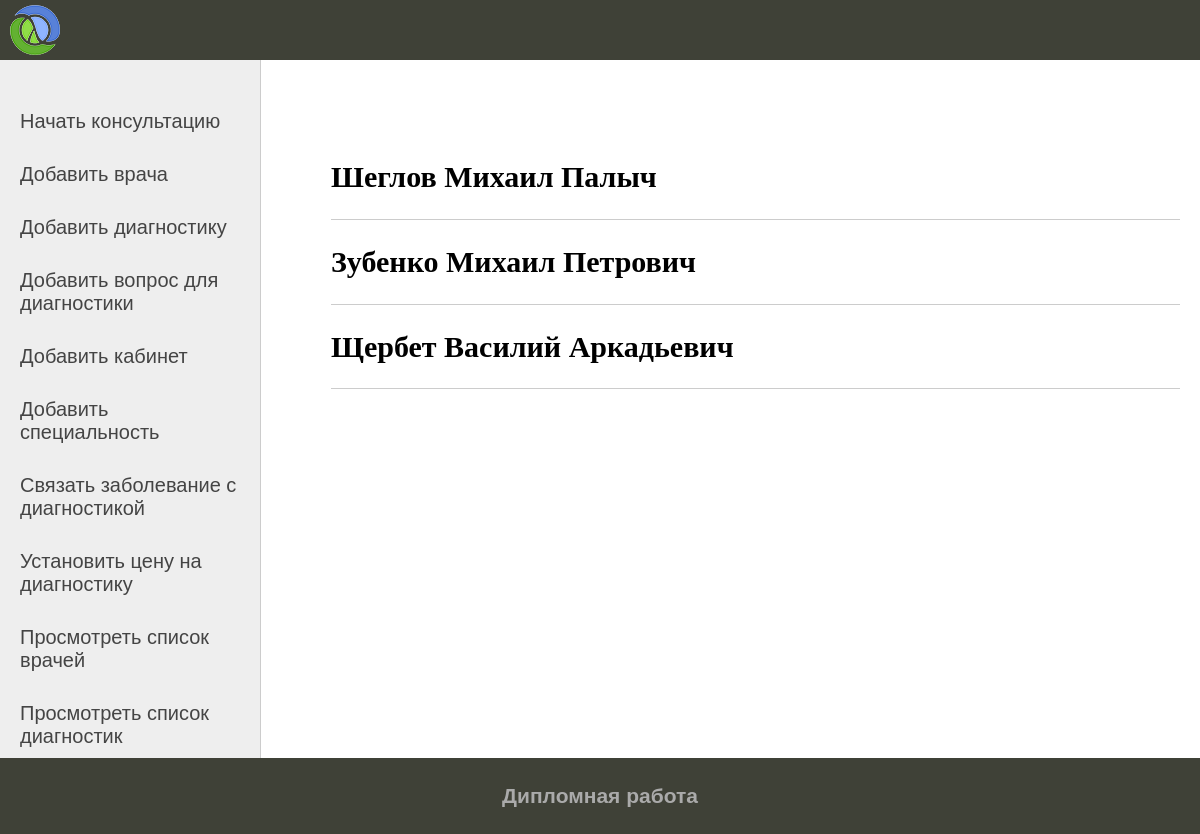
/Diagnostic/employees_list/, run on the app's committed database.
### DiagnosticSystem/models.py (models this page shows, shortened)
class Patient(models.Model):
    surname = models.CharField(max_length=50, verbose_name='Фамилия')
    name = models.CharField(max_length=50, verbose_name='Имя')
    patronymic = models.CharField(max_length=50, verbose_name='Отчество')
    birthday_date = models.DateField(verbose_name='Дата рождения')
    class Meta:
        verbose_name = 'Пациент'
        verbose_name_plural = 'Пациенты'

### DiagnosticSystem/views.py (the view)
# urls.py: path('employees_list/', EmployeesList.as_view(), name='employees_list'),
class EmployeesList(ListView):
    model = Patient
    template_name = 'DiagnosticSystem/employees_list.html'
    context_object_name = 'employees'
    extra_context = {'title': 'Список сотрудников'}
    def get_context_data(self, *, object_list=None, **kwargs):
        context = super().get_context_data(**kwargs)
        context['sidebar'] = sidebar
        context['title'] = 'Добавление сотрудника'
        return context

### DiagnosticSystem/templates/DiagnosticSystem/employees_list.html (shortened to what this page needs)
{% extends 'DiagnosticSystem/base.html' %}
{% block content %}
<ul class="list-articles">
	{% for e in employees %}
			<li><h2>{{e.surname}} {{e.name}} {{e.patronymic}}</h2>
			</li>
	{% endfor %}
</ul>
{% endblock %}

### DiagnosticSystem/static/DiagnosticSystem/css/styles.css (style rules this page uses)
html, body { font-family: 'Arial'; margin: 0; padding: 0; height: 100%; width: 100%; color: #444; }
ul.list-articles { list-style: none; margin: 0; padding: 0; }
ul.list-articles li { border-bottom: 1px solid #ccc; }

### data on the page
Patient: surname "Шеглов", name "Михаил", patronymic "Палыч"
Patient: surname "Зубенко", name "Михаил", patronymic "Петрович"
Patient: surname "Щербет", name "Василий", patronymic "Аркадьевич"

### other printed values
{{ s.title }} "Начать консультацию" "Добавить врача" "Добавить диагностику" "Добавить вопрос для диагностики" "Добавить кабинет" "Добавить специальность" "Связать заболевание с диагностикой" "Установить цену на диагностику" "Просмотреть список врачей" "Просмотреть список диагностик"
